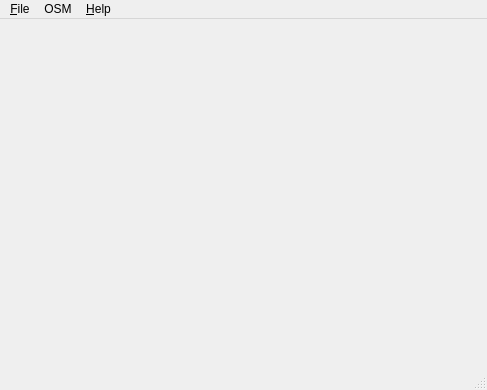
<?xml version="1.0" encoding="UTF-8"?>
<ui version="4.0">
 <class>MainWindow</class>
 <widget class="QMainWindow" name="MainWindow">
  <property name="geometry">
   <rect>
    <x>0</x>
    <y>0</y>
    <width>487</width>
    <height>390</height>
   </rect>
  </property>
  <property name="windowTitle">
   <string>Open Street Map Viewer</string>
  </property>
  <property name="windowIcon">
   <iconset resource="resources.qrc">
    <normaloff>:/icons/mapIcon</normaloff>:/icons/mapIcon</iconset>
  </property>
  <widget class="QWidget" name="centralWidget">
   <layout class="QHBoxLayout" name="horizontalLayout">
    <property name="spacing">
     <number>0</number>
    </property>
    <property name="leftMargin">
     <number>0</number>
    </property>
    <property name="topMargin">
     <number>0</number>
    </property>
    <property name="rightMargin">
     <number>0</number>
    </property>
    <property name="bottomMargin">
     <number>0</number>
    </property>
    <item>
     <widget class="PaintingWidget" name="paintWidget" native="true"/>
    </item>
   </layout>
  </widget>
  <widget class="QMenuBar" name="menuBar">
   <property name="geometry">
    <rect>
     <x>0</x>
     <y>0</y>
     <width>487</width>
     <height>30</height>
    </rect>
   </property>
   <widget class="QMenu" name="menu_File">
    <property name="title">
     <string>&amp;File</string>
    </property>
    <addaction name="action_CenterPoints"/>
    <addaction name="separator"/>
    <addaction name="action_Quit"/>
   </widget>
   <widget class="QMenu" name="menu_Help">
    <property name="title">
     <string>&amp;Help</string>
    </property>
    <addaction name="action_AboutOSMViewer"/>
    <addaction name="action_AboutQt"/>
   </widget>
   <widget class="QMenu" name="menuOSM">
    <property name="title">
     <string>OSM</string>
    </property>
    <addaction name="action_OSM_Directory"/>
    <addaction name="action_EnableDownloading"/>
    <addaction name="action_DownloaderInfo"/>
    <addaction name="action_DownloaderSetup"/>
    <addaction name="action_Projects"/>
   </widget>
   <addaction name="menu_File"/>
   <addaction name="menuOSM"/>
   <addaction name="menu_Help"/>
  </widget>
  <widget class="QStatusBar" name="statusBar"/>
  <action name="action_Quit">
   <property name="text">
    <string>&amp;Quit</string>
   </property>
  </action>
  <action name="action_AboutQt">
   <property name="text">
    <string>&amp;About Qt</string>
   </property>
  </action>
  <action name="action_OSM_Directory">
   <property name="text">
    <string>OSM Directory</string>
   </property>
  </action>
  <action name="action_EnableDownloading">
   <property name="checkable">
    <bool>true</bool>
   </property>
   <property name="text">
    <string>Enable Downloading</string>
   </property>
  </action>
  <action name="action_DownloaderInfo">
   <property name="checkable">
    <bool>true</bool>
   </property>
   <property name="text">
    <string>Downloader Info</string>
   </property>
  </action>
  <action name="action_DownloaderSetup">
   <property name="checkable">
    <bool>true</bool>
   </property>
   <property name="text">
    <string>Downloader Setup</string>
   </property>
  </action>
  <action name="action_AboutOSMViewer">
   <property name="text">
    <string>About OSM Viewer</string>
   </property>
  </action>
  <action name="action_CenterPoints">
   <property name="checkable">
    <bool>true</bool>
   </property>
   <property name="text">
    <string>Center Points</string>
   </property>
  </action>
  <action name="action_Projects">
   <property name="checkable">
    <bool>true</bool>
   </property>
   <property name="text">
    <string>Projects</string>
   </property>
  </action>
 </widget>
 <layoutdefault spacing="6" margin="11"/>
 <customwidgets>
  <customwidget>
   <class>PaintingWidget</class>
   <extends>QWidget</extends>
   <header>src/Layers/PaintingWidget.h</header>
   <container>1</container>
  </customwidget>
 </customwidgets>
 <resources>
  <include location="resources.qrc"/>
 </resources>
 <connections/>
</ui>
